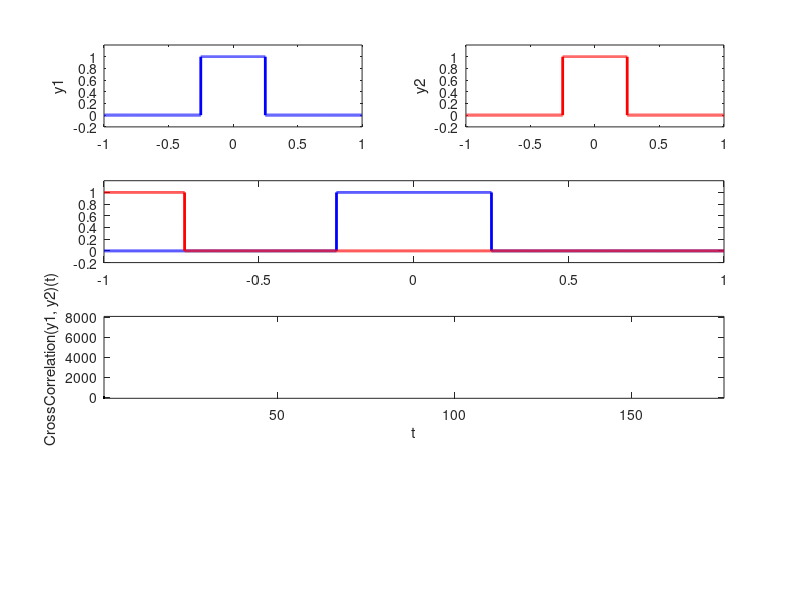
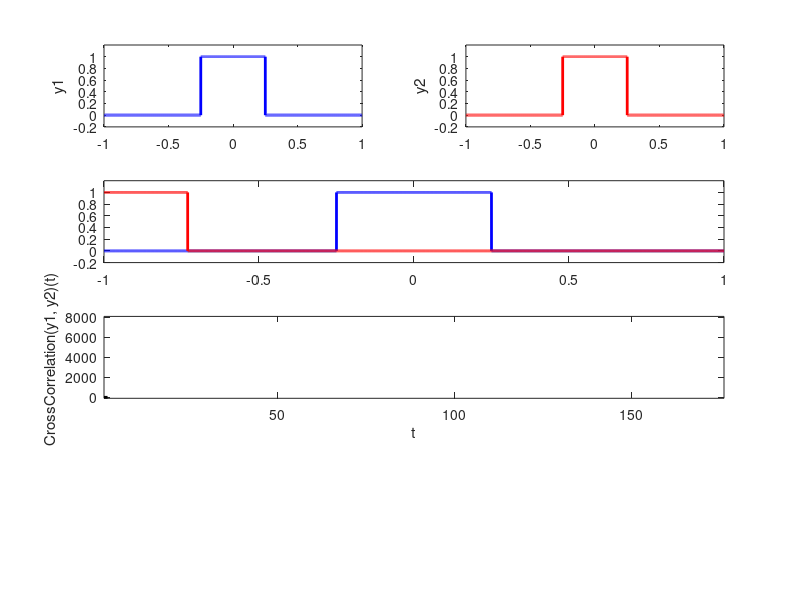
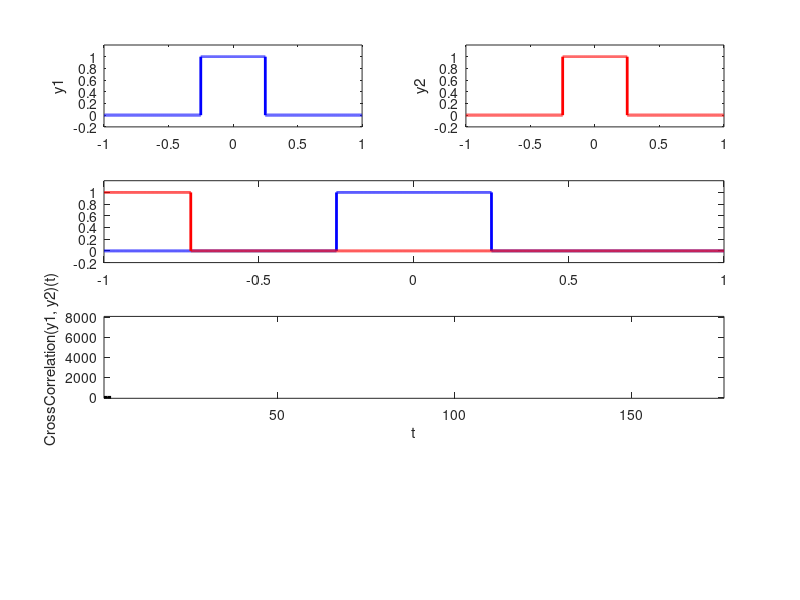
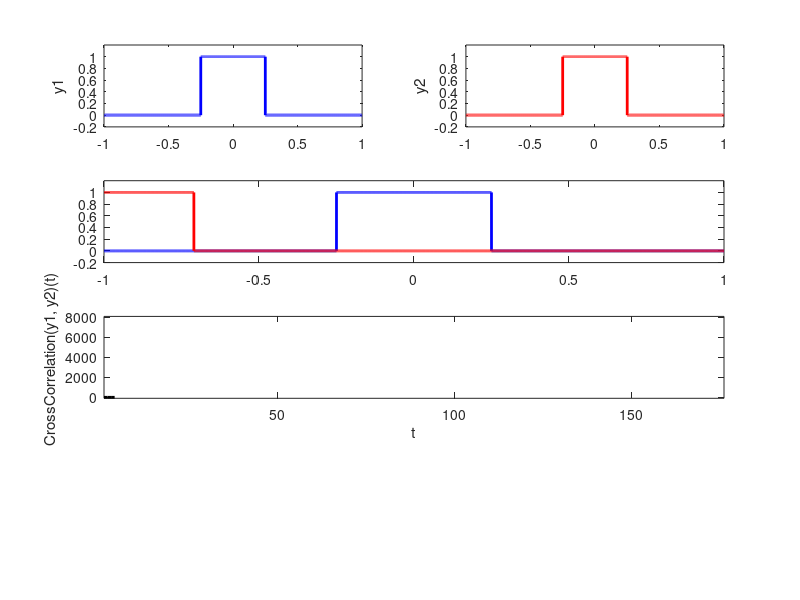

These figures' MATLAB source, in order: (Note: a time limit stopped this script after it produced the figures.)
%rectangle same size
function test = test_datatypes()

clc; close all; clear all;

% ========== init some variables:
iteration = 176;
fs = 10000;
t = -1:1/fs:1;

iterationSteps   = 1:1:iteration;
crossCorrelation = zeros(1,iteration);
convolution      = zeros(1,iteration);

set(gcf,'Color',[1 1 1]);


% ========== plot two signals (y1 and y2):
disp('Let y1 and y2 to be defined as following figures:')
disp('============================================================')
y1 = rectpuls(t,0.5);
y2 = rectpuls(t,0.5);
%y2 = tripuls(t,0.5,-0.999);
subplot(4,2,1);plot(t,y1,'Color','blue','LineWidth',2),axis([-1 1 -0.2 1.2]);
ylabel('y1')
subplot(4,2,2);plot(t,y2,'Color','red','LineWidth',2),axis([-1 1 -0.2 1.2]);
ylabel('y2')


disp('Press Enter to continue ....')
pause



% ========== cross correlation of two signals (y1 and y2):
disp(' ');disp(' ')
disp('Cross Correlation of two signals (y1 and y2):')
disp('============================================================')

for i = 1:iteration
    
    moveStep = (i-100)/100;
    y1 = rectpuls(t,0.5);
    y2 = rectpuls(t-moveStep,0.5);
    %y2 = tripuls(t-moveStep,0.5,-0.999);

    subplot(4,2,3:4)
    hold off;plot(t,y1,'Color','blue','LineWidth',2),axis([-1 1 -0.2 1.2]);
    hold on; plot(t,y2,'Color','red', 'LineWidth',2),axis([-1 1 -0.2 1.2]);
    
    
    crossCorrelation(i) = sum(y1.*y2);
    
    subplot(4,2,5:6)
    hold off
    plot(iterationSteps(1:i),crossCorrelation(1:i),'Color','black','LineWidth',2); axis([1 iteration -100 8.1e3]);
    xlabel('t')
    ylabel('CrossCorrelation(y1, y2)(t) ')
    print(sprintf("plot-output-same/%05d.jpg",i));
    pause(0.05)
end


disp('Press Enter to continue ....')
pause
